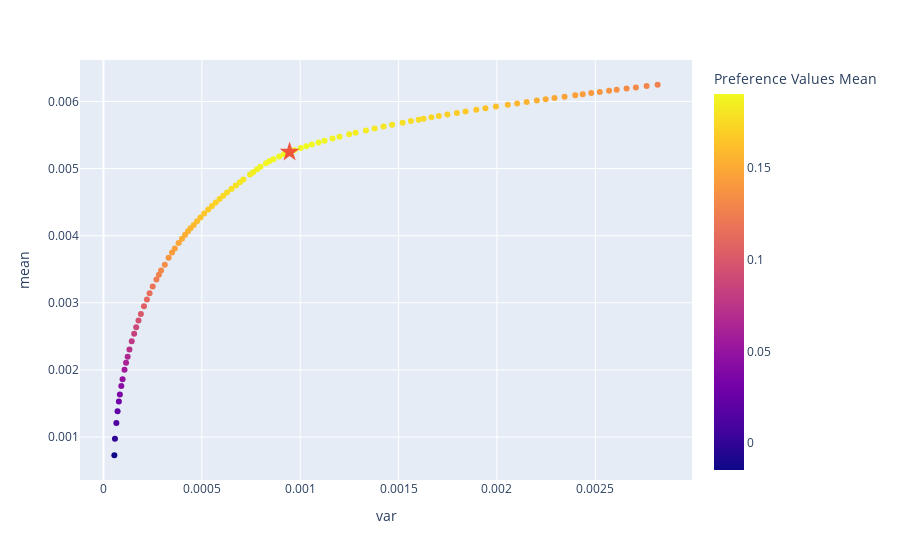

The code cell stored with this chart in its notebook:
### Code cell
idx = feedback_sc_df.pareto_fr.sample(1).index[0]
eff_front_df = pd.DataFrame(np.array(feedback_sc_df.pareto_fr.iloc[idx])[:, [1, 0]], columns=['mean', 'var'])
eff_front_df["weights"] = feedback_sc_df.pareto_fr_w.iloc[idx]

GT_eff_port = utils_fucns.get_eff_port(eff_front_df, GT_pref_model_scaler_path, GT_pref_model, trace["beta"], plot_eff_front=True)
